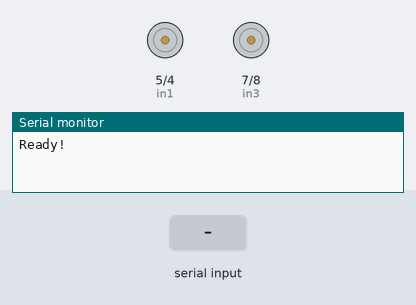
A sketch run on a simulated Arduino Uno, built with avr-gcc and run on an emulated ATmega328P. On the bench: motor-driver pin pairs drawn as motors (green arrow = first pin HIGH = forward, orange = second pin HIGH = backward, longer = more drive, scaled by the enable pin), the last lines printed to the serial monitor. Inputs (shaded band) come from the test bench.

Above: at 1.2 s.
1.3 s: "90,45\n" received over Serial
At 2.4 s:
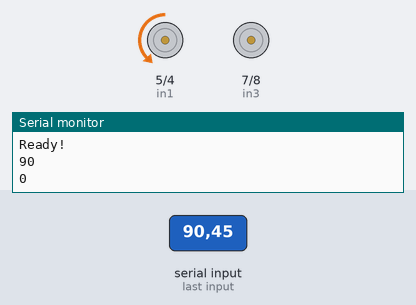
2.8 s: "30,150\n" received over Serial
At 3.6 s:
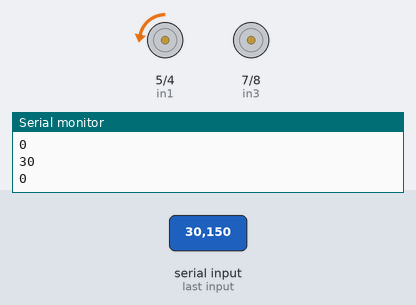
4.3 s: "1,90,45\n" received over Serial
At 4.9 s:
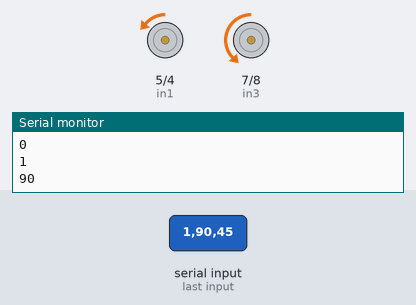
5.8 s: "," received over Serial
At 6.7 s:
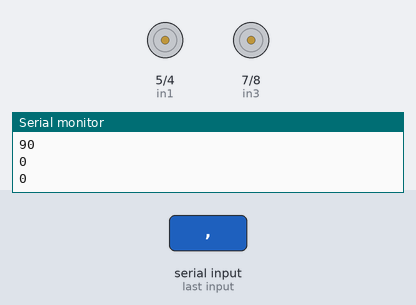
7.3 s: "1,90\n" received over Serial
At 8.1 s:
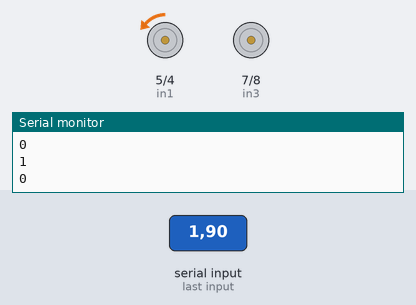
8.8 s: "5\n" received over Serial
At 10.2 s:
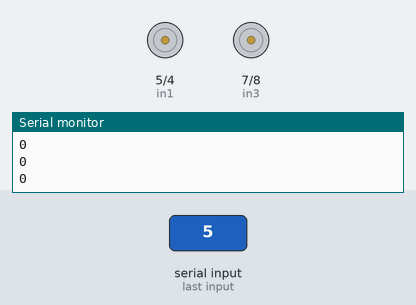
Timing chart, 0 to 11.3 s (numbered marks = the images above; inputs shaded):
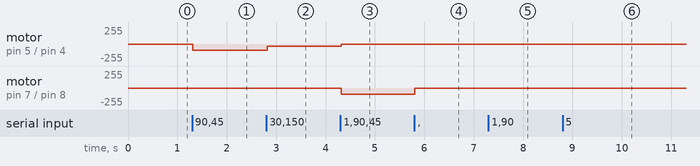

The sketch:

navigationtest4.ino
```cpp
//declace a String to hold what we're inputting
String incomingString;

//Motor vars
int A = 0;
int B = 0;
int Bprev = 0;
int Aprev = 0;

// Motor A connections
/*int enA = 9;
int in1 = 8;
int in2 = 7;
// Motor B connections
int enB = 3;
int in3 = 4;
int in4 = 5;
*/
int enA = 3;
int in1 = 5;
int in2 = 4;
// Motor B connections
int enB = 9;
int in3 = 7;
int in4 = 8;
int mtdirec[4] = {1,1,1,1};

int direc = 0;//f = 0,b = 1, l = 2, r = 3, s = 4

void setup() {
    // Set all the motor control pins to outputs
  pinMode(enA, OUTPUT);
  pinMode(enB, OUTPUT);
  pinMode(in1, OUTPUT);
  pinMode(in2, OUTPUT);
  pinMode(in3, OUTPUT);
  pinMode(in4, OUTPUT);

  // Turn off motors - Initial state
  digitalWrite(in1, LOW);
  digitalWrite(in2, LOW);
  digitalWrite(in3, LOW);
  digitalWrite(in4, LOW);
  analogWrite(enA, 0);
  analogWrite(enB, 0);
  //initialise Serial communication on 9600 baud
  Serial.begin(9600);
  while(!Serial);
  //delay(4000);
  Serial.println("Ready!");
  // The incoming String built up one byte at a time.
  incomingString = "";
}

void loop () {
if(Serial.available()){
  String rxString = "";
  String strArr[2]; //Set the size of the array to equal the number of values you will be receiveing.

  //Keep looping until there is something in the buffer.
  while (Serial.available()) {
    //Delay to allow byte to arrive in input buffer.
    delay(2);
    //Read a single character from the buffer.
    char ch = Serial.read();
    //Append that single character to a string.
    rxString+= ch;
  }

  int stringStart = 0;
  int arrayIndex = 0;

  for (int i=0; i < rxString.length(); i++){
    //Get character and check if it's our "special" character.
    if(rxString.charAt(i) == ','){
      //Clear previous values from array.
      strArr[arrayIndex] = "";
      //Save substring into array.
      strArr[arrayIndex] = rxString.substring(stringStart, i);
      //Set new string starting point.
      stringStart = (i+1);
      arrayIndex++;
    }
  }

  //Put values from the array into the variables.
  String value1 = strArr[0];
  String value2 = strArr[1];

  //Convert string to int if you need it.
  Aprev = A;
  Bprev = B;
  A = value1.toInt();
  B = value2.toInt();
  motor(enA, in1, in2, A ,Aprev);
  motor(enB, in3, in4, B ,Bprev);
  //Serial.println(A);
 // Serial.println(B);


}

}
//motor(enA, in1, in2, A ,Aprev)
//motor(enB, in3, in4, B ,Bprev)
void motor(int mtc, int drc1, int drc2, int neew, int oold){
  int ramp = 1;
  if(neew > 0 && oold <= 0){
    analogWrite(mtc,0);
    digitalWrite(drc2, HIGH);
    digitalWrite(drc1, LOW);
    analogWrite(mtc,neew);

  }
  else if(neew < 0 && oold >= 0){
    analogWrite(mtc,0);
    digitalWrite(drc2, LOW);
    digitalWrite(drc1, HIGH);
    analogWrite(mtc,-neew);

  } else if(abs(neew) > abs(oold)){
      analogWrite(mtc,abs(neew));
      Serial.println(neew);
  } else if(abs(neew) < abs(oold)){
      analogWrite(mtc,abs(neew));

  }
  Serial.println(neew);
}
```

Measured:
- after the input at 1.3 s, motor on pin 5 (in1) / pin 4 (in2): stopped → backward 90/255 at once
- after the input at 2.8 s, motor on pin 5 (in1) / pin 4 (in2): backward 90/255 → backward 30/255 at once
- after the input at 4.3 s, motor on pin 5 (in1) / pin 4 (in2): backward 30/255 → backward 1/255 at once; motor on pin 7 (in3) / pin 8 (in4): stopped → backward 90/255 at once
- after the input at 5.8 s, motor on pin 5 (in1) / pin 4 (in2): backward 1/255 → stopped at once; motor on pin 7 (in3) / pin 8 (in4): backward 90/255 → stopped at once
- after the input at 7.3 s, motor on pin 5 (in1) / pin 4 (in2): stopped → backward 1/255 at once
- after the input at 8.8 s, motor on pin 5 (in1) / pin 4 (in2): backward 1/255 → stopped at once
